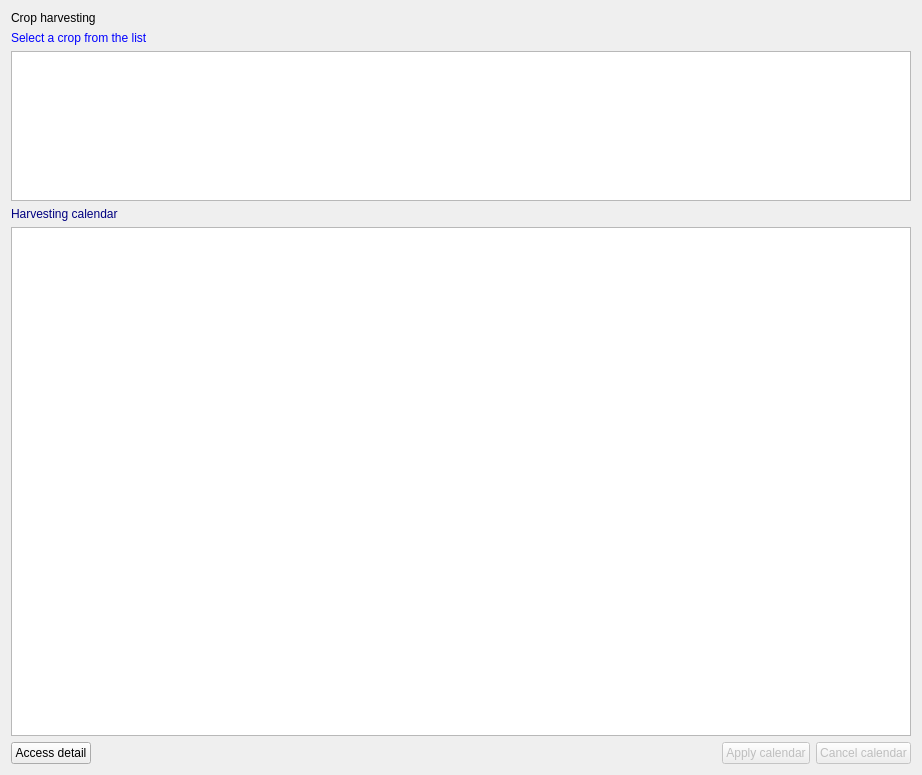
<?xml version="1.0" encoding="UTF-8"?>
<ui version="4.0">
 <class>cropharvest</class>
 <widget class="QWidget" name="cropharvest">
  <property name="geometry">
   <rect>
    <x>0</x>
    <y>0</y>
    <width>922</width>
    <height>775</height>
   </rect>
  </property>
  <property name="toolTip">
   <string/>
  </property>
  <layout class="QVBoxLayout" name="verticalLayout_4">
   <item>
    <widget class="QLabel" name="Label16">
     <property name="enabled">
      <bool>true</bool>
     </property>
     <property name="palette">
      <palette>
       <active>
        <colorrole role="WindowText">
         <brush brushstyle="SolidPattern">
          <color alpha="255">
           <red>0</red>
           <green>0</green>
           <blue>0</blue>
          </color>
         </brush>
        </colorrole>
       </active>
       <inactive>
        <colorrole role="WindowText">
         <brush brushstyle="SolidPattern">
          <color alpha="255">
           <red>0</red>
           <green>0</green>
           <blue>0</blue>
          </color>
         </brush>
        </colorrole>
       </inactive>
       <disabled>
        <colorrole role="WindowText">
         <brush brushstyle="SolidPattern">
          <color alpha="255">
           <red>0</red>
           <green>0</green>
           <blue>0</blue>
          </color>
         </brush>
        </colorrole>
       </disabled>
      </palette>
     </property>
     <property name="toolTip">
      <string/>
     </property>
     <property name="text">
      <string>Crop harvesting</string>
     </property>
    </widget>
   </item>
   <item>
    <layout class="QVBoxLayout" name="verticalLayout_3">
     <item>
      <widget class="QLabel" name="Label1">
       <property name="enabled">
        <bool>true</bool>
       </property>
       <property name="palette">
        <palette>
         <active>
          <colorrole role="WindowText">
           <brush brushstyle="SolidPattern">
            <color alpha="255">
             <red>0</red>
             <green>0</green>
             <blue>255</blue>
            </color>
           </brush>
          </colorrole>
         </active>
         <inactive>
          <colorrole role="WindowText">
           <brush brushstyle="SolidPattern">
            <color alpha="255">
             <red>0</red>
             <green>0</green>
             <blue>255</blue>
            </color>
           </brush>
          </colorrole>
         </inactive>
         <disabled>
          <colorrole role="WindowText">
           <brush brushstyle="SolidPattern">
            <color alpha="255">
             <red>0</red>
             <green>0</green>
             <blue>255</blue>
            </color>
           </brush>
          </colorrole>
         </disabled>
        </palette>
       </property>
       <property name="toolTip">
        <string/>
       </property>
       <property name="text">
        <string>Select a crop from the list</string>
       </property>
      </widget>
     </item>
     <item>
      <widget class="QTableView" name="AdvListView1">
       <property name="enabled">
        <bool>true</bool>
       </property>
       <property name="sizePolicy">
        <sizepolicy hsizetype="Expanding" vsizetype="Minimum">
         <horstretch>0</horstretch>
         <verstretch>0</verstretch>
        </sizepolicy>
       </property>
       <property name="maximumSize">
        <size>
         <width>16777215</width>
         <height>150</height>
        </size>
       </property>
       <property name="toolTip">
        <string/>
       </property>
      </widget>
     </item>
    </layout>
   </item>
   <item>
    <layout class="QVBoxLayout" name="verticalLayout">
     <item>
      <widget class="QLabel" name="Label3">
       <property name="enabled">
        <bool>true</bool>
       </property>
       <property name="palette">
        <palette>
         <active>
          <colorrole role="WindowText">
           <brush brushstyle="SolidPattern">
            <color alpha="255">
             <red>0</red>
             <green>0</green>
             <blue>128</blue>
            </color>
           </brush>
          </colorrole>
         </active>
         <inactive>
          <colorrole role="WindowText">
           <brush brushstyle="SolidPattern">
            <color alpha="255">
             <red>0</red>
             <green>0</green>
             <blue>128</blue>
            </color>
           </brush>
          </colorrole>
         </inactive>
         <disabled>
          <colorrole role="WindowText">
           <brush brushstyle="SolidPattern">
            <color alpha="255">
             <red>0</red>
             <green>0</green>
             <blue>128</blue>
            </color>
           </brush>
          </colorrole>
         </disabled>
        </palette>
       </property>
       <property name="toolTip">
        <string/>
       </property>
       <property name="text">
        <string>Harvesting calendar</string>
       </property>
      </widget>
     </item>
     <item>
      <widget class="QTableView" name="AdvListView5">
       <property name="enabled">
        <bool>true</bool>
       </property>
       <property name="sizePolicy">
        <sizepolicy hsizetype="Expanding" vsizetype="Expanding">
         <horstretch>0</horstretch>
         <verstretch>0</verstretch>
        </sizepolicy>
       </property>
       <property name="toolTip">
        <string>Right click to set additional information</string>
       </property>
      </widget>
     </item>
    </layout>
   </item>
   <item>
    <layout class="QHBoxLayout" name="horizontalLayout">
     <item>
      <widget class="QPushButton" name="cmddetails">
       <property name="text">
        <string>Access detail</string>
       </property>
      </widget>
     </item>
     <item>
      <spacer name="horizontalSpacer">
       <property name="orientation">
        <enum>Qt::Horizontal</enum>
       </property>
       <property name="sizeHint" stdset="0">
        <size>
         <width>40</width>
         <height>20</height>
        </size>
       </property>
      </spacer>
     </item>
     <item>
      <widget class="QPushButton" name="BitBtn5">
       <property name="enabled">
        <bool>false</bool>
       </property>
       <property name="toolTip">
        <string>Apply to set additional info</string>
       </property>
       <property name="text">
        <string>Apply calendar</string>
       </property>
       <property name="icon">
        <iconset resource="../images.qrc">
         <normaloff>:/images/apply.png</normaloff>:/images/apply.png</iconset>
       </property>
       <property name="flat">
        <bool>false</bool>
       </property>
      </widget>
     </item>
     <item>
      <widget class="QPushButton" name="BitBtn1">
       <property name="enabled">
        <bool>false</bool>
       </property>
       <property name="toolTip">
        <string/>
       </property>
       <property name="text">
        <string>Cancel calendar</string>
       </property>
       <property name="icon">
        <iconset resource="../images.qrc">
         <normaloff>:/images/cancel.png</normaloff>:/images/cancel.png</iconset>
       </property>
       <property name="flat">
        <bool>false</bool>
       </property>
      </widget>
     </item>
    </layout>
   </item>
  </layout>
 </widget>
 <resources>
  <include location="../images.qrc"/>
 </resources>
 <connections/>
</ui>
